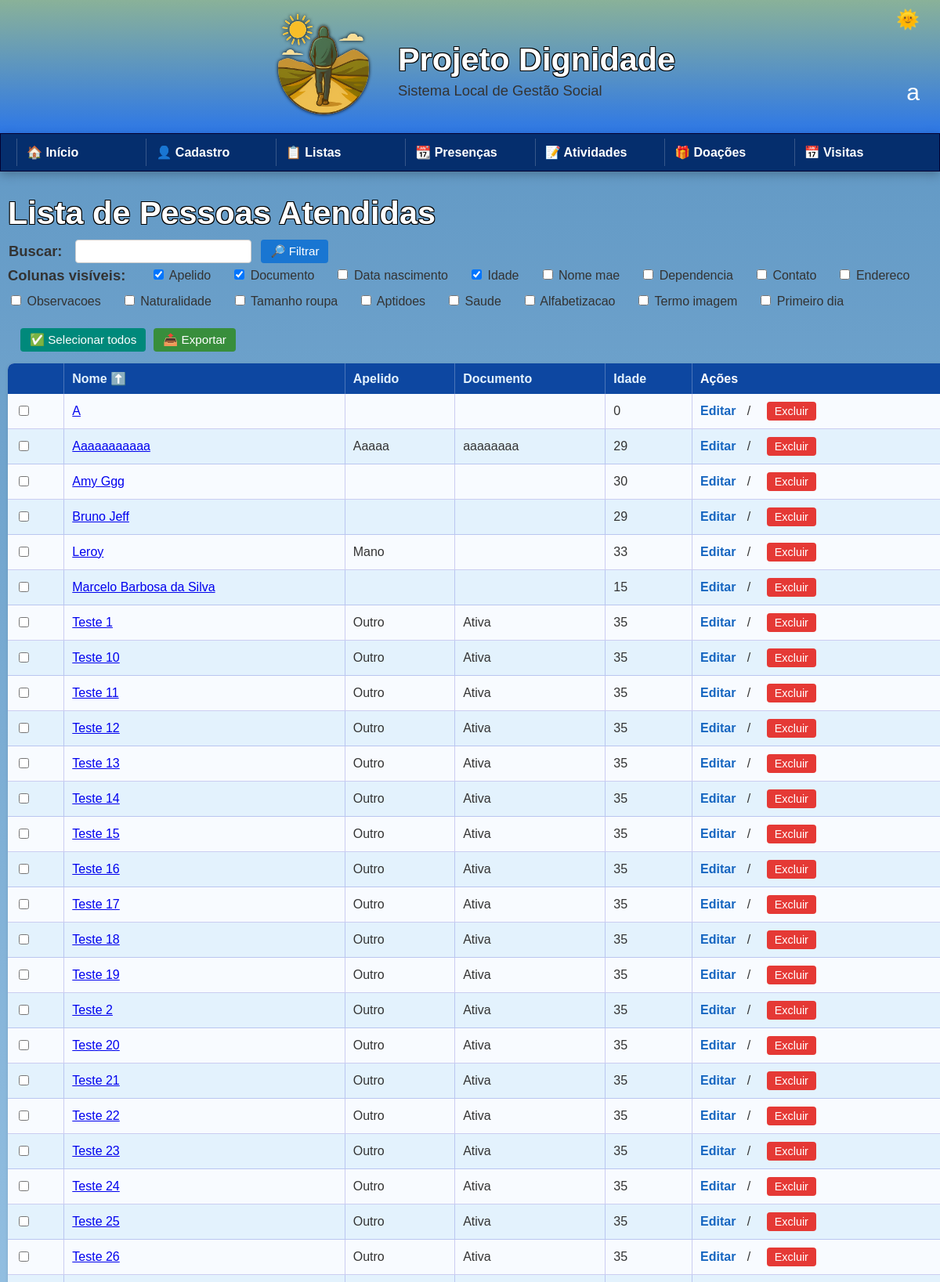
The app's page /pessoa/lista (upper part) with its own data.
### tables this page shows
CREATE TABLE pessoas (
                id INTEGER PRIMARY KEY AUTOINCREMENT,
                nome TEXT NOT NULL,
                apelido TEXT,
                nome_mae TEXT,
                documento TEXT,
                data_nascimento TEXT,
                rua_numero TEXT,
                bairro TEXT,
                cidade TEXT,
                estado TEXT,
                dependencia TEXT,
                contato TEXT,
                observacoes TEXT,
                foto TEXT,
                naturalidade TEXT,
                familiares TEXT,
                tamanho_roupa TEXT,
                aptidoes TEXT,
                alergia TEXT,
                saude TEXT,
                alfabetizacao TEXT,
                foto_extra TEXT,
                termo_imagem INTEGER,
                primeiro_dia TEXT
            );

### rotas/pessoa/listagem.py (the view)
@pessoa_listagem.route("/pessoa/lista", methods=["GET"])
def lista_pessoas():
    filtros = {
        "busca": request.args.get("busca", "").strip(),
        "ordem": request.args.get("ordem", "nome"),
        "direcao": request.args.get("direcao", "asc"),
        "colunas": request.args.get("colunas", ""),
        "pagina": int(request.args.get("pagina", 1))
    }
    por_pagina = 50
    offset = (filtros["pagina"] - 1) * por_pagina
    campos_disponiveis = [
        "apelido", "documento", "data_nascimento", "idade",
        "nome_mae", "dependencia", "contato", "endereco", "observacoes",
        "naturalidade", "tamanho_roupa", "aptidoes", "saude", "alfabetizacao",
        "termo_imagem", "primeiro_dia"
    ]
    colunas_selecionadas = [c for c in filtros["colunas"].split(",") if c in campos_disponiveis]
    query_base = '''
        SELECT id, nome, apelido, documento, data_nascimento, nome_mae,
               dependencia, contato, rua_numero, bairro, cidade, estado,
               observacoes, naturalidade, tamanho_roupa, aptidoes, saude,
               alfabetizacao, termo_imagem, primeiro_dia
        FROM pessoas
        WHERE 1=1
    '''
    parametros = []
    if filtros["busca"]:
        busca = filtros["busca"] + "%"
        query_base += " AND (nome LIKE ? OR apelido LIKE ? OR documento LIKE ?)"
        parametros.extend([busca, busca, busca])
    ordem_usuario = filtros["ordem"]
    if ordem_usuario == "idade":
        campo_sql = "data_nascimento"
        direcao = "DESC" if filtros["direcao"] == "asc" else "ASC"
    else:
        campo_sql = ordem_usuario if ordem_usuario in campos_disponiveis else "nome"
        direcao = filtros["direcao"].upper() if filtros["direcao"] in ["asc", "desc"] else "ASC"
    ordenacao_sql = f" ORDER BY {campo_sql} {direcao}"
    query_paginada = query_base + ordenacao_sql + " LIMIT ? OFFSET ?"
    with conectar() as conn:
        cursor = conn.cursor()
        cursor.execute("SELECT COUNT(*) FROM (" + query_base + ")", parametros)
        total = cursor.fetchone()[0]
        total_paginas = (total + por_pagina - 1) // por_pagina
        cursor.execute(query_paginada, (*parametros, por_pagina, offset))
        registros = cursor.fetchall()
    pessoas = []
    for r in registros:
        endereco = ", ".join([r[8], r[9], r[10], r[11]])
        pessoas.append({
            "id": r[0],
            "nome": r[1],
            "apelido": r[2],
            "documento": r[3],
            "data_nascimento": formatar_data(r[4]),
            "idade": calcular_idade(r[4]),
            "nome_mae": r[5],
            "dependencia": r[6],
            "contato": r[7],
            "endereco": endereco,
            "observacoes": r[12],
            "naturalidade": r[13],
            "tamanho_roupa": r[14],
            "aptidoes": r[15],
            "saude": r[16],
            "alfabetizacao": r[17],
            "termo_imagem": r[18],
            "primeiro_dia": formatar_data(r[19])
        })
    return render_template("pessoa/listagem.html", pessoas=pessoas, filtros={
        "busca": filtros["busca"],
        "ordem": filtros["ordem"],
        "direcao": filtros["direcao"],
        "colunas": colunas_selecionadas or ["apelido", "documento", "idade"],
        "pagina": filtros["pagina"],
        "total_paginas": total_paginas
    })

### banco/conexao.py (called while the page is built)
def conectar():
    return sqlite3.connect("banco.db")

### rotas/utilidades/geral.py (called while the page is built)
def calcular_idade(data_nascimento):
    try:
        nascimento = datetime.strptime(data_nascimento, "%Y-%m-%d")
        hoje = datetime.today()
        return hoje.year - nascimento.year - ((hoje.month, hoje.day) < (nascimento.month, nascimento.day))
    except:
        return "—"

def formatar_data(data_str):
    try:
        return datetime.strptime(data_str, "%Y-%m-%d").strftime("%d/%m/%Y")
    except:
        return "—"

### templates/pessoa/listagem.html (shortened to what this page needs)
{% extends "base.html" %}
{% block conteudo %}
<div class="lista-container">
  <h1 class="titulo-lista">Lista de Pessoas Atendidas</h1>
  <form method="GET" id="filtro_form" class="formulario-filtro">
    <label for="busca" class="label-filtro">Buscar:</label>
    <input type="text" id="busca" name="busca" class="campo-filtro" value="{{ filtros.busca }}">
    <button type="submit" class="botao-filtro">🔎 Filtrar</button>
  </form>
  <div class="filtro-colunas">
    <strong>Colunas visíveis:</strong><br>
    {% for campo in ["apelido", "documento", "data_nascimento", "idade", "nome_mae", "dependencia", "contato", "endereco", "observacoes", "naturalidade", "tamanho_roupa", "aptidoes", "saude", "alfabetizacao", "termo_imagem", "primeiro_dia"] %}
      <label class="checkbox-coluna">
        <input type="checkbox" onchange="toggleColuna('{{ campo }}')" id="check_{{ campo }}" {% if campo in filtros.colunas %}checked{% endif %}>
        {{ campo.replace('_', ' ').capitalize() }}
      </label>
    {% endfor %}
  </div>
  <form id="form_exportar" method="POST" action="{{ url_for('pessoa_exportar.exportar_excel') }}" class="formulario-exportar">
    <button type="button" onclick="selecionarTodos()" class="botao-selecionar">✅ Selecionar todos</button>
    <button type="button" onclick="exportarParaExcel()" class="botao-exportar">📤 Exportar</button>
  </form>
  {% if pessoas %}
  <table id="tabela_pessoas" class="tabela">
  <thead>
    <tr>
      <th class="col-checkbox"></th>
      <th class="col-nome">
        <a href="#" onclick="ordenarPor('nome')">
          Nome {% if filtros.ordem == 'nome' %}{{ '⬆️' if filtros.direcao == "asc" else '⬇️' }}{% endif %}
        </a>
      </th>
      {% for campo in ["apelido", "documento", "data_nascimento", "idade", "nome_mae", "dependencia", "contato", "endereco", "observacoes", "naturalidade", "tamanho_roupa", "aptidoes", "saude", "alfabetizacao", "termo_imagem", "primeiro_dia"] %}
        <th class="col_{{ campo }} {% if campo not in filtros.colunas %}hidden{% endif %}">
          <a href="#" onclick="ordenarPor('{{ campo }}')">
            {{ campo.replace('_', ' ').capitalize() }}
          </a>
        </th>
      {% endfor %}
      <th class="col-acoes">Ações</th>
    </tr>
  </thead>
  <tbody>
    {% for p in pessoas %}
    <tr>
      <td><input type="checkbox" name="selecionados" value="{{ p.id }}"></td>
      <td><a href="{{ url_for('pessoa_perfil.perfil', pessoa_id=p.id) }}">{{ p.nome }}</a></td>
      {% for campo in ["apelido", "documento", "data_nascimento", "idade", "nome_mae", "dependencia", "contato", "endereco", "observacoes", "naturalidade", "tamanho_roupa", "aptidoes", "saude", "alfabetizacao", "termo_imagem", "primeiro_dia"] %}
        <td class="col_{{ campo }} {% if campo not in filtros.colunas %}hidden{% endif %}">
          {{ p[campo] if campo in p else "—" }}
        </td>
      {% endfor %}
      <td>
        <a href="{{ url_for('pessoa_editar.editar_pessoa', pessoa_id=p.id) }}" class="link-editar">Editar</a>
        /
        <form method="POST" action="{{ url_for('pessoa_excluir.excluir_pessoa', pessoa_id=p.id) }}" class="form-excluir" onsubmit="return confirm('Deseja excluir esta pessoa?');">
          <button type="submit" class="botao-excluir">Excluir</button>
        </form>
      </td>
    </tr>
    {% endfor %}
  </tbody>
  </table>
    {% set pagina = filtros.pagina %}
    {% set total_paginas = filtros.total_paginas %}
    {% set rota = 'pessoa_listagem.lista_pessoas' %}
    {% set params = {
      'busca': filtros.busca,
      'ordem': filtros.ordem,
      'direcao': filtros.direcao,
      'colunas': ','.join(filtros.colunas)
    } %}
  {% else %}
    <p class="mensagem-vazia">Nenhuma pessoa encontrada.</p>
  {% endif %}
</div>
{% endblock %}

### static/css/geral.css (style rules this page uses)
body { margin: 0; font-family: Arial, sans-serif; background-color: #ffffff; color: #333; background: linear-gradient(to bottom, #5d95c2, #baddf7); font-size: 1.15em; }
h1 { color: #fff; font-size: 2.25em; margin-bottom: 5px; text-shadow: -1px -1px 0 #000, 1px -1px 0 #000, -1px 1px 0 #000, 1px 1px 0 #000; }

### static/css/cadastro.css (style rules this page uses)
form { max-width: 600px; margin: 20px auto; padding: 0 16px; }

### static/css/lista.css (style rules this page uses)
.lista-container { width: 100%; max-width: 1600px; margin: 0 auto; padding: 0 10px; }
.tabela { width: 100%; margin: 10px auto; border-collapse: separate; border-spacing: 0; font-size: 1rem; color: inherit; border-radius: 8px; overflow: hidden; box-shadow: 0 1px 4px rgba(0,0,0,0.1); background-color: white; }
.tabela th { background-color: #0d47a1; color: white; font-weight: bold; padding: 10px; text-align: left; border-right: 1px solid #ffffff40; }
.tabela th a { color: #e3f2fd; text-decoration: none; font-weight: bold; }
.tabela td { padding: 10px; border-bottom: 1px solid #0603b42f; border-right: 1px solid #0603b42f; }
.tabela tbody tr:nth-child(even) { background-color: #e3f2fd; }
.tabela tbody tr:nth-child(odd) { background-color: #f8fbff; }
.titulo-lista { margin-top: 30px; margin-bottom: 10px; padding-left: 0; }
.formulario-filtro { display: flex; align-items: center; gap: 12px; flex-wrap: wrap; justify-content: flex-start; margin: 5px -15px; width: 100%; }
.formulario-exportar { display: flex; align-items: center; gap: 10px; flex-wrap: wrap; margin-bottom: 15px; margin-left: 0; }
.label-filtro { font-weight: bold; margin-right: 5px; }
.campo-filtro { padding: 5px 8px; font-size: 1rem; border-radius: 4px; border: 1px solid #ccc; }
.botao-filtro, .botao-selecionar, .botao-exportar { padding: 6px 12px; font-size: 0.95rem; border-radius: 4px; border: none; cursor: pointer; }
.botao-filtro { background-color: #1976d2; color: white; }
.botao-selecionar { background-color: #00897b; color: white; }
.botao-exportar { background-color: #388e3c; color: white; }
.filtro-colunas { display: flex; flex-wrap: wrap; gap: 8px 16px; margin-bottom: 20px; }
.checkbox-coluna { display: inline-block; margin-right: 10px; font-size: 1rem; margin-bottom: 5px; white-space: nowrap; }
.link-editar { color: #1565c0; text-decoration: none; font-weight: bold; margin-right: 10px; }
.form-excluir { display: inline; }
.botao-excluir { background-color: #e53935; color: white; border: none; padding: 4px 10px; border-radius: 4px; cursor: pointer; font-size: 0.9rem; margin-left: 0; }

### records on screen
pessoas: nome "Aaaaaaaaaaa", apelido "Aaaaa" "aaaaaaaa" "29"
pessoas: nome "Amy Ggg", p "30"
pessoas: nome "Bruno Jeff", p "29"
pessoas: nome "Leroy", apelido "Mano" "33"
pessoas: nome "Marcelo Barbosa da Silva", p "15"
pessoas: nome "Teste 1", apelido "Outro" "Ativa" "35"
pessoas: nome "Teste 10", apelido "Outro" "Ativa" "35"
pessoas: nome "Teste 11", apelido "Outro" "Ativa" "35"
pessoas: nome "Teste 12", apelido "Outro" "Ativa" "35"
pessoas: nome "Teste 13", apelido "Outro" "Ativa" "35"
pessoas: nome "Teste 14", apelido "Outro" "Ativa" "35"
pessoas: nome "Teste 15", apelido "Outro" "Ativa" "35"
pessoas: nome "Teste 16", apelido "Outro" "Ativa" "35"
pessoas: nome "Teste 17", apelido "Outro" "Ativa" "35"
pessoas: nome "Teste 18", apelido "Outro" "Ativa" "35"
pessoas: nome "Teste 19", apelido "Outro" "Ativa" "35"
pessoas: nome "Teste 2", apelido "Outro" "Ativa" "35"
pessoas: nome "Teste 20", apelido "Outro" "Ativa" "35"
pessoas: nome "Teste 21", apelido "Outro" "Ativa" "35"
pessoas: nome "Teste 22", apelido "Outro" "Ativa" "35"
pessoas: nome "Teste 23", apelido "Outro" "Ativa" "35"
pessoas: nome "Teste 24", apelido "Outro" "Ativa" "35"
pessoas: nome "Teste 25", apelido "Outro" "Ativa" "35"
pessoas: nome "Teste 26", apelido "Outro" "Ativa" "35"

### other values on screen
{{ campo.replace('_', ' ').capitalize() }} "Apelido" "Documento" "Data nascimento" "Idade" "Nome mae" "Dependencia" "Contato" "Endereco" "Observacoes" "Naturalidade" "Tamanho roupa" "Aptidoes" "Saude" "Alfabetizacao" "Termo imagem" "Primeiro dia"
{{ '⬆️' if filtros.direcao == "asc" else '⬇️' }} "⬆️"
{{ campo.replace('_', ' ').capitalize() }} "Apelido" "Documento" "Idade"
{{ p.nome }} "A"
{{ p[campo] if campo in p else "—" }} "0"
